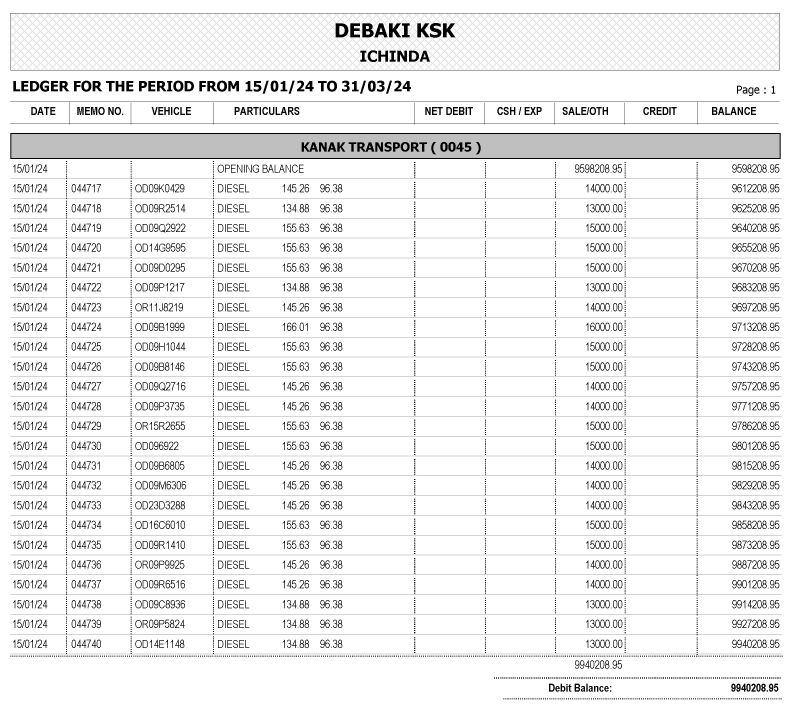
#> input picture ledger KANAK[1]_page-0001.jpg, 2429 x 2169 px, found by its file name (shown at 1/3 size)
$ python multi_column_ocr.py   (older library calls are emulated)
#> lines starting #> are read from the running program, lines starting #| are printed output that depends on the picture; after the words box and inside, x2 and y2 are one past the last pixel; in counts of white or black regions, pixels touching at a corner belong together
from sklearn.cluster import AgglomerativeClustering
from pytesseract import Output
from tabulate import tabulate
import matplotlib.pyplot as plt
import pandas as pd
import numpy as np
import pytesseract
import imutils
import cv2

# Define input image path and output CSV path directly
input_image_path = "Final OCR Code/ledger KANAK[1]_page-0001.jpg"  # Replace with your image path
output_csv_path = "Final OCR Code/results_zeroconf.csv"  # Replace with your desired output path

# Set other parameters
min_conf = 0.1
dist_thresh = 100.0
min_size = 20

# set a seed for our random number generator
np.random.seed(42)

# load the input image and convert it to grayscale
image = cv2.imread(input_image_path)
#> image is the input picture: shape (2169, 2429, 3); min 0, max 255, mean 239.1
gray = cv2.cvtColor(image, cv2.COLOR_BGR2GRAY)

# Step 1: Contrast Adjustment
gray = cv2.convertScaleAbs(gray, alpha=2.0, beta=0)
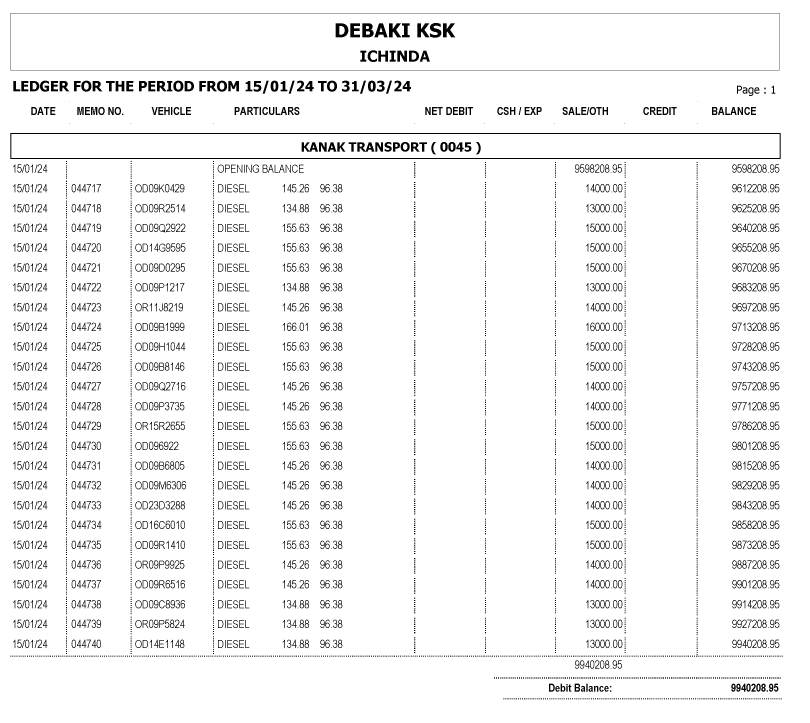
#> gray: shape (2169, 2429) (shown at 1/3 size); min 0, max 255, mean 243.6
plt.figure(figsize=(20, 20))
plt.title('Contrast Adjustment Image')
plt.imshow(gray)
plt.axis('off')
plt.show()


# Step 3: Edge Sharpening using a Kernel
kernel_sharpening = np.array([[-1, -1, -1],
                              [-1,  9, -1],
                              [-1, -1, -1]])
gray = cv2.filter2D(gray, -1, kernel_sharpening)  # <-- Added line
plt.figure(figsize=(20, 20))
plt.title('Sharpened Image')
plt.imshow(gray)
plt.axis('off')
plt.show()

plt.figure(figsize=(20, 20))
plt.title('Gray Image')
plt.imshow(gray, cmap='gray')
plt.axis('off')
plt.show()

# initialize a rectangular kernel that is ~5x wider than it is tall,
# then smooth the image using a 3x3 Gaussian blur and then apply a
# blackhat morphological operator to find dark regions on a light
# background
kernel = cv2.getStructuringElement(cv2.MORPH_RECT, (51,11))
gray = cv2.GaussianBlur(gray, (9,9), 0)
# gray = cv2.bilateralFilter(gray,9,75,75)
blackhat = cv2.morphologyEx(gray, cv2.MORPH_BLACKHAT, kernel)
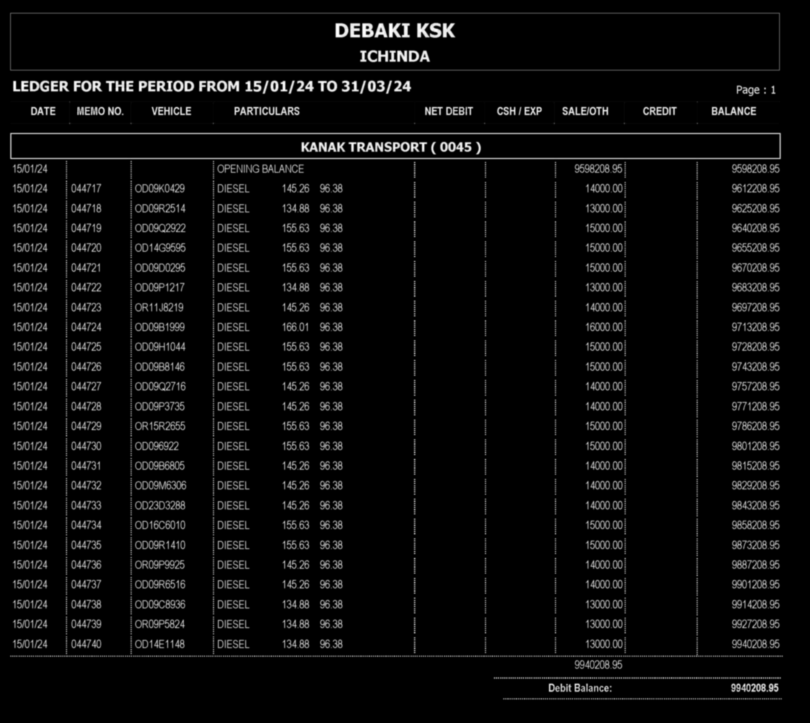
#> blackhat: shape (2169, 2429) (shown at 1/3 size); min 0, max 255, mean 11.3

# Display the Gaussian Blurred image
plt.figure(figsize=(20, 20))
plt.title('Gaussian Blurred Image')
plt.imshow(gray, cmap='gray')
plt.axis('off')
plt.show()


# Display the Blackhat image
plt.figure(figsize=(20, 20))
plt.title('Blackhat Image')
plt.imshow(blackhat, cmap='gray')
plt.axis('off')
plt.show()

# compute the Scharr gradient of the blackhat image and scale the
# result into the range [0, 255]
grad = cv2.Sobel(blackhat, ddepth=cv2.CV_64F, dx=1, dy=0, ksize=-1)
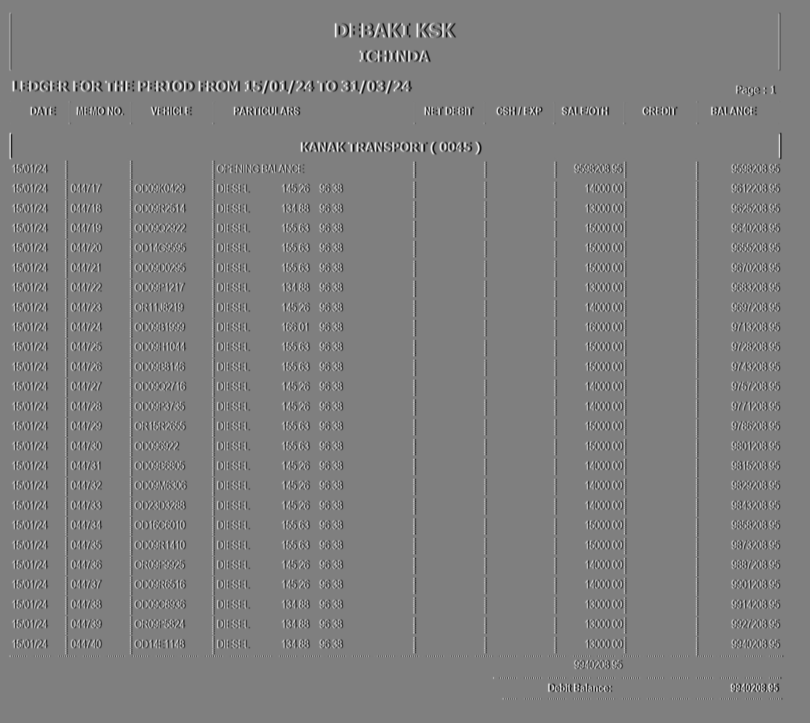
#> grad: shape (2169, 2429) float64 (shown at 1/3 size); min -1776, max 1770, mean 0; drawn with min black and max white
grad = np.absolute(grad)
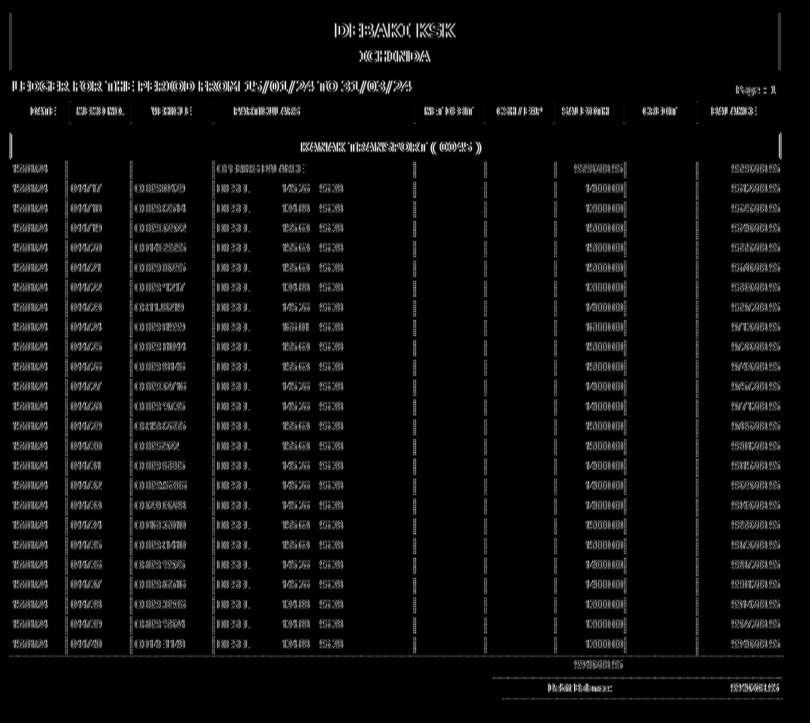
#> grad: shape (2169, 2429) float64 (shown at 1/3 size); min 0, max 1776, mean 78.7; drawn with min black and max white
(minVal, maxVal) = (np.min(grad), np.max(grad))
#> minVal = 0; maxVal = 1776
grad = (grad - minVal) / (maxVal - minVal)
grad = (grad * 255).astype("uint8")

# Display the Scharr Gradient image
plt.figure(figsize=(20, 20))
plt.title('Scharr Gradient Image')
plt.imshow(grad, cmap='gray')
plt.axis('off')
plt.show()

# apply a closing operation using the rectangular kernel to close
# gaps in between characters, apply Otsu's thresholding method, and
# finally a dilation operation to enlarge foreground regions
grad = cv2.morphologyEx(grad, cv2.MORPH_CLOSE, kernel)
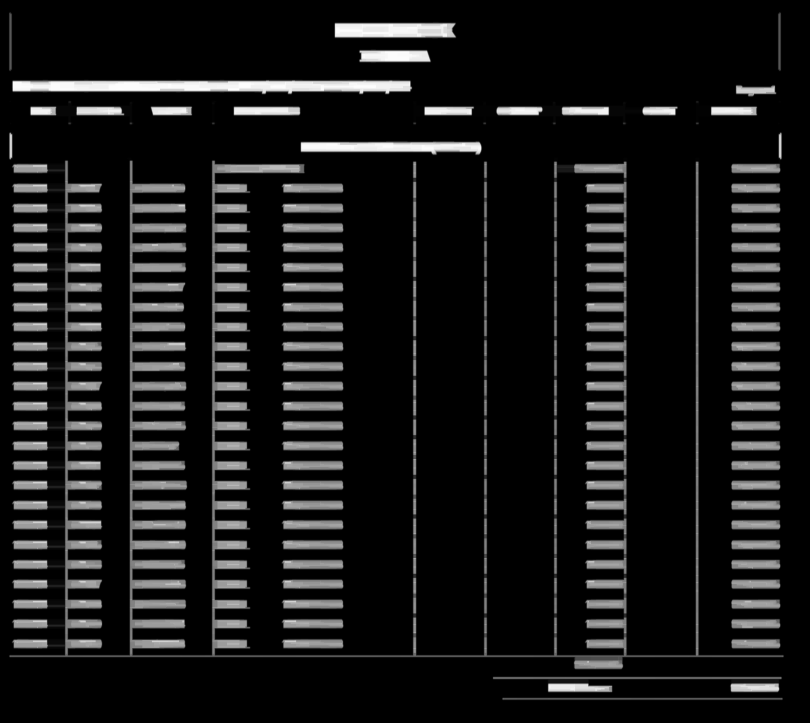
#> grad: shape (2169, 2429) (shown at 1/3 size); min 0, max 255, mean 24.6
thresh = cv2.threshold(grad, 0, 255, cv2.ADAPTIVE_THRESH_GAUSSIAN_C)[1]
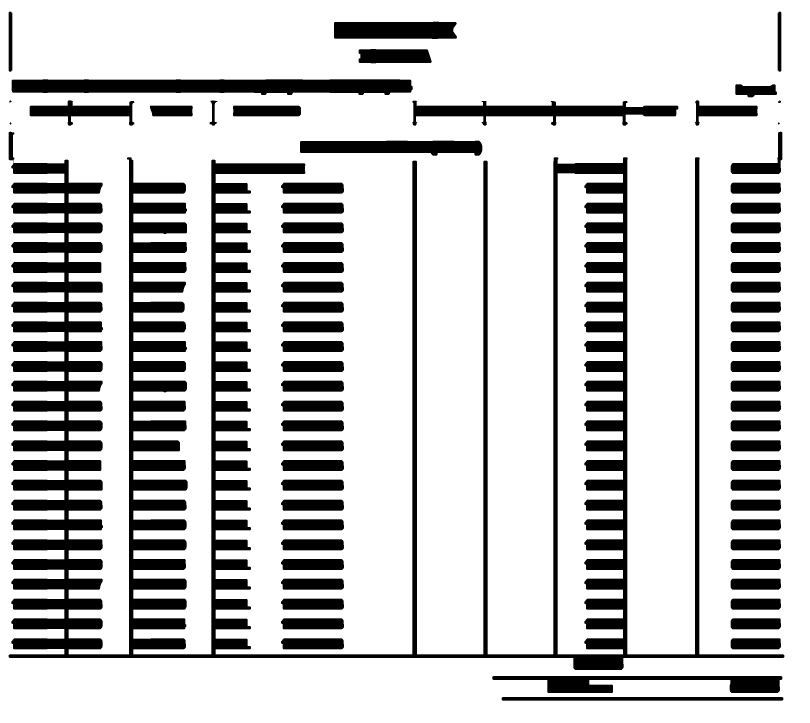
#> thresh: shape (2169, 2429) (shown at 1/3 size); 78.1% white; 69 black regions, largest, box (x1, y1, x2, y2) and area: (26, 395, 2353, 2010) 696619, (35, 238, 1238, 285) 47901, (1236, 302, 2035, 377) 26621
thresh = cv2.dilate(thresh, None, iterations=3)
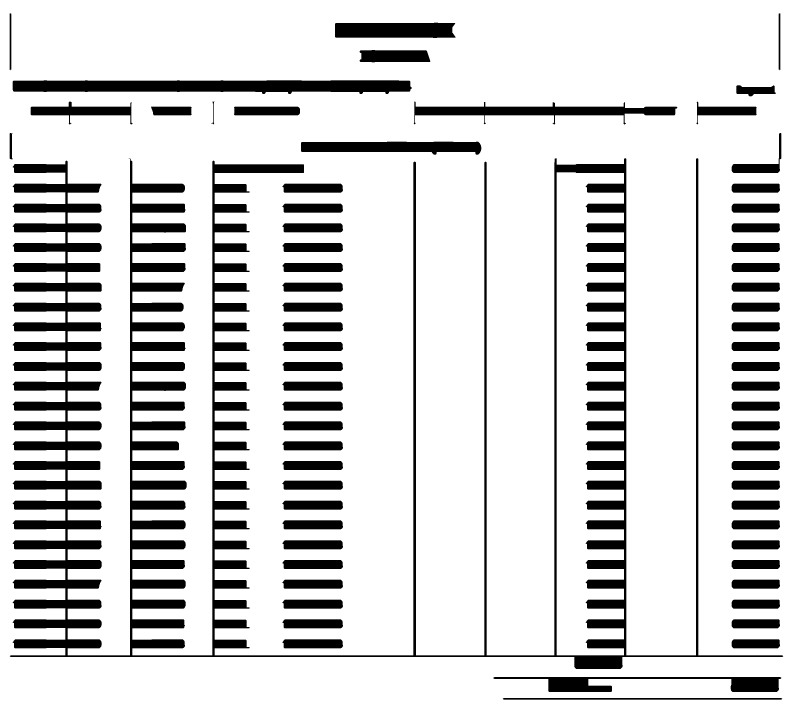
#> thresh: shape (2169, 2429) (shown at 1/3 size); 83.5% white; 66 black regions

# Display the final thresholded image
plt.figure(figsize=(20, 20))
plt.title('Final Thresholded Image')
plt.imshow(thresh, cmap='gray')
plt.axis('off')
plt.show()

# find contours in the thresholded image and grab the largest one,
# which we will assume is the table
cnts = cv2.findContours(thresh.copy(), cv2.RETR_EXTERNAL, cv2.CHAIN_APPROX_SIMPLE)
#> cnts = 1 contour; box (x1, y1, x2, y2) and area: (0, 0, 2429, 2169) 5263904
cnts = imutils.grab_contours(cnts)
#> cnts = [[[0, 0], [0, 2168], [2428, 2168], [2428, 0]]]
tableCnt = max(cnts, key=cv2.contourArea)
#> tableCnt = [[0, 0], [0, 2168], [2428, 2168], [2428, 0]]

# compute the bounding box coordinates of the stats table and extract
# the table from the input image
(x, y, w, h) = cv2.boundingRect(tableCnt)
#> x = 0; y = 0; w = 2429; h = 2169
table = image[y:y + h, x:x + w]

# Display the original input image
plt.figure(figsize=(20, 20))
plt.title('Original Input Image')
plt.imshow(cv2.cvtColor(image, cv2.COLOR_BGR2RGB))
plt.axis('off')
plt.show()

# Display the extracted table image
plt.figure(figsize=(20, 20))
plt.title('Extracted Table Image')
plt.imshow(cv2.cvtColor(table, cv2.COLOR_BGR2RGB))
plt.axis('off')
plt.show()

# [11 lines of commented-out code are left out]
options = "--psm 11 --oem 3 -l eng --dpi 300 -c tessedit_char_whitelist=0123456789abcdefghijklmnopqrstuvwxyzABCDEFGHIJKLMNOPQRSTUVWXYZ,.$%()-/"
#> (the run stopped early here; a loop or call above may not have finished)
